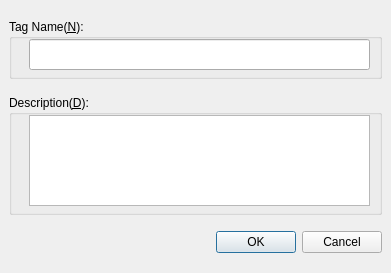
<?xml version="1.0" encoding="UTF-8"?>
<ui version="4.0">
 <class>CreateTagDialog</class>
 <widget class="QDialog" name="CreateTagDialog">
  <property name="geometry">
   <rect>
    <x>0</x>
    <y>0</y>
    <width>391</width>
    <height>273</height>
   </rect>
  </property>
  <property name="windowTitle">
   <string>Data Import</string>
  </property>
  <layout class="QGridLayout">
   <property name="margin">
    <number>9</number>
   </property>
   <property name="spacing">
    <number>6</number>
   </property>
   <item row="9" column="2">
    <widget class="QDialogButtonBox" name="buttonBox">
     <property name="whatsThis">
      <string/>
     </property>
     <property name="orientation">
      <enum>Qt::Horizontal</enum>
     </property>
     <property name="standardButtons">
      <set>QDialogButtonBox::Cancel|QDialogButtonBox::Ok</set>
     </property>
    </widget>
   </item>
   <item row="6" column="2">
    <widget class="QGroupBox" name="groupBox">
     <property name="minimumSize">
      <size>
       <width>0</width>
       <height>30</height>
      </size>
     </property>
     <property name="maximumSize">
      <size>
       <width>500</width>
       <height>60</height>
      </size>
     </property>
     <property name="title">
      <string>Tag Name(&amp;N):</string>
     </property>
     <widget class="QLineEdit" name="tagName">
      <property name="geometry">
       <rect>
        <x>20</x>
        <y>20</y>
        <width>341</width>
        <height>31</height>
       </rect>
      </property>
      <property name="toolTip">
       <string/>
      </property>
     </widget>
    </widget>
   </item>
   <item row="8" column="2">
    <widget class="QGroupBox" name="groupBox_2">
     <property name="maximumSize">
      <size>
       <width>16777215</width>
       <height>120</height>
      </size>
     </property>
     <property name="title">
      <string>Description(&amp;D):</string>
     </property>
     <widget class="QTextEdit" name="desp">
      <property name="geometry">
       <rect>
        <x>20</x>
        <y>20</y>
        <width>341</width>
        <height>91</height>
       </rect>
      </property>
     </widget>
    </widget>
   </item>
  </layout>
 </widget>
 <resources/>
 <connections>
  <connection>
   <sender>buttonBox</sender>
   <signal>rejected()</signal>
   <receiver>CreateTagDialog</receiver>
   <slot>reject()</slot>
   <hints>
    <hint type="sourcelabel">
     <x>295</x>
     <y>458</y>
    </hint>
    <hint type="destinationlabel">
     <x>286</x>
     <y>274</y>
    </hint>
   </hints>
  </connection>
 </connections>
</ui>
